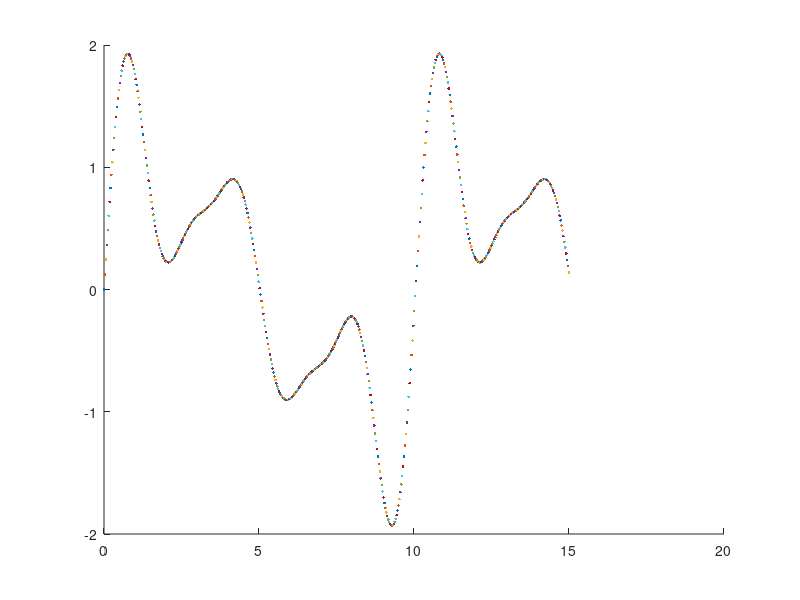

Reproduce this figure in MATLAB.
clear all
numMasses = 5;
terms = 10;
K = rand(1,terms/2);
F = (1:length(K))/(1.6);

clf(figure(1))
hold on

for t = linspace(0,15,500)
   plot(t,dot(sin(t*F),K),'.') 
   drawnow
end